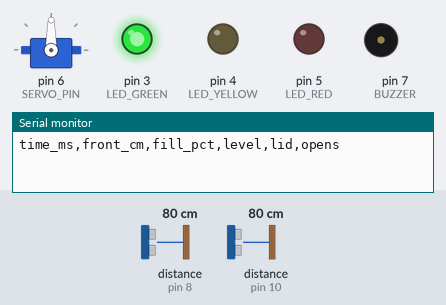
Simulated run of this sketch. Board: Arduino Uno, built with avr-gcc and run on an emulated ATmega328P. Shown: servo, output pins drawn as LEDs (lit = HIGH), buzzer (waves = sounding, pin HIGH), the last lines printed to the serial monitor. Wiring (from diagram.json): 2 × ultrasonic range finder: trigger pin 9, echo pin 8 / trigger pin 11, echo pin 10. The inputs (shaded band) are chosen by the test bench; at power-on: distance to the obstacle (sensors on pin 8, pin 10) 80 cm. The echo pulse lasts 58.3 µs per cm; pins used as bus, display or sensor lines are not drawn.

Above: at 1.2 s.
1.3 s: distance to the obstacle (sensor on pin 8) set to 30 cm
5.4 s: distance to the obstacle (sensor on pin 8) set to 23 cm
At 6.5 s:
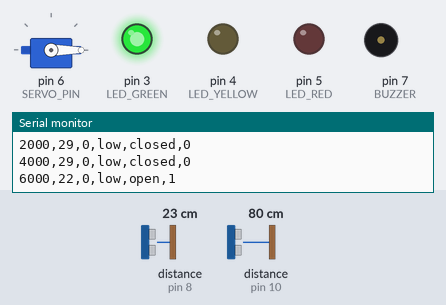
7.0 s: distance to the obstacle (sensor on pin 10) set to 27 cm
10.2 s: distance to the obstacle (sensor on pin 10) set to 23 cm
At 13.9 s:
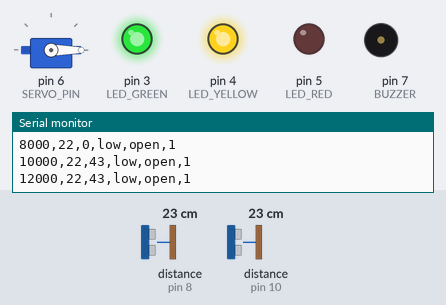
14.3 s: distance to the obstacle (sensor on pin 10) set to 17 cm
18.2 s: distance to the obstacle (sensor on pin 10) set to 14 cm
At 22.4 s:
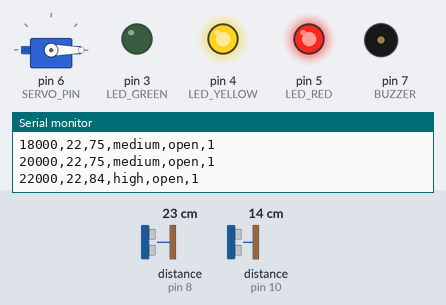
Timing chart, 0 to 23.3 s (numbered marks = the images above; inputs shaded):
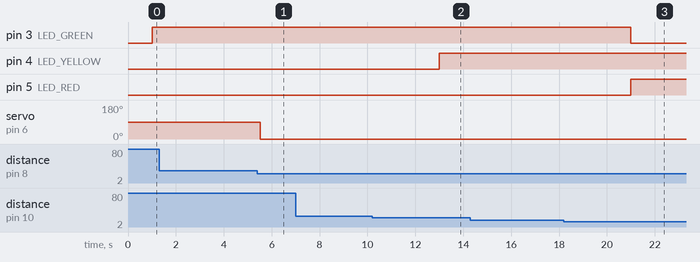

Measured:
- the behaviour switches between 27 and 26 cm on distance to the obstacle (sensor on pin 8) (found by bisection; images 0 and 1)
- the behaviour switches between 26 and 25 cm on distance to the obstacle (sensor on pin 10) (found by bisection; images 1 and 2)
- the behaviour switches between 16 and 15 cm on distance to the obstacle (sensor on pin 10) (found by bisection; images 2 and 3)
- after the input at 5.4 s, servo on pin 6 (SERVO_PIN): 90° → 0° after 0.12 s
- after the input at 10.2 s, pin 4 (LED_YELLOW): LOW → HIGH after 2.8 s
- after the input at 18.2 s, pin 3 (LED_GREEN): HIGH → LOW after 2.8 s; pin 5 (LED_RED): LOW → HIGH after 2.8 s

The sketch:

smart_bin.ino
```cpp
// Smart Bin: a touchless rubbish bin with fill-level monitoring.
//
// - The front ultrasonic sensor sees a hand: the servo opens the lid, and closes it
//   a few seconds after the hand has gone.
// - The inside ultrasonic sensor measures how full the bin is: green / yellow / red LEDs,
//   and when it is full the lid stays closed and the buzzer beeps.
// - Everything is non-blocking (no delay() in the loop), so the bin keeps measuring and
//   reacting while the lid moves.
// - Status is printed on the serial monitor (9600 baud) as CSV for logging.
//
// Wiring: see README.md. Logic (filter, lid, fill level): bin_logic.h, unit-tested on PC.

#include <Servo.h>
#include "bin_logic.h"

// ---------- pins ----------
const uint8_t FRONT_TRIG = 9, FRONT_ECHO = 8;   // hand detection (outside, front)
const uint8_t INSIDE_TRIG = 11, INSIDE_ECHO = 10; // fill level (under the lid, looking down)
const uint8_t SERVO_PIN = 6;
const uint8_t LED_GREEN = 3, LED_YELLOW = 4, LED_RED = 5;
const uint8_t BUZZER = 7;

// ---------- settings (adjust to your bin) ----------
const int HAND_CM = 25;                  // a hand closer than this opens the lid
const uint32_t HOLD_MS = 3000;           // lid stays open this long after the hand leaves
const uint32_t MIN_OPEN_MS = 1500;       // never close sooner than this after opening
const int BIN_EMPTY_CM = 40;             // inside sensor -> bottom of the empty bin
const int BIN_FULL_CM = 8;               // inside sensor -> rubbish when the bin is full
const uint8_t LID_OPEN_ANGLE = 0;        // servo angles for your mounting
const uint8_t LID_CLOSED_ANGLE = 90;
const uint32_t MEASURE_EVERY_MS = 60;    // HC-SR04 needs ~60 ms between pings
const uint32_t FILL_EVERY_MS = 1000;     // the fill level changes slowly
const uint32_t REPORT_EVERY_MS = 2000;

Servo lid;
MedianFilter<5> frontFilter;
MedianFilter<5> insideFilter;
LidController controller(HAND_CM, HOLD_MS, MIN_OPEN_MS);
FillGauge gauge(BIN_EMPTY_CM, BIN_FULL_CM);

uint32_t lastMeasure = 0, lastFill = 0, lastReport = 0, lastBeep = 0;

// One ping. Returns the distance in cm, or -1 if no echo came back in time
// (pulseIn's timeout keeps the loop from freezing for a full second when nothing is in front).
int readDistanceCm(uint8_t trig, uint8_t echo) {
  digitalWrite(trig, LOW);
  delayMicroseconds(2);
  digitalWrite(trig, HIGH);
  delayMicroseconds(10);
  digitalWrite(trig, LOW);
  unsigned long us = pulseIn(echo, HIGH, 25000UL);  // 25 ms ≈ 4 m round trip
  if (us == 0) return -1;
  return (int)(us * 0.0343 / 2);  // speed of sound 343 m/s, there and back
}

void showLevel(FillGauge::Level level) {
  digitalWrite(LED_GREEN, level == FillGauge::LOW_LEVEL || level == FillGauge::MEDIUM_LEVEL);
  digitalWrite(LED_YELLOW, level == FillGauge::MEDIUM_LEVEL || level == FillGauge::HIGH_LEVEL);
  digitalWrite(LED_RED, level == FillGauge::HIGH_LEVEL || level == FillGauge::FULL_LEVEL);
}

void setup() {
  pinMode(FRONT_TRIG, OUTPUT);
  pinMode(FRONT_ECHO, INPUT);
  pinMode(INSIDE_TRIG, OUTPUT);
  pinMode(INSIDE_ECHO, INPUT);
  pinMode(LED_GREEN, OUTPUT);
  pinMode(LED_YELLOW, OUTPUT);
  pinMode(LED_RED, OUTPUT);
  pinMode(BUZZER, OUTPUT);
  lid.attach(SERVO_PIN);
  lid.write(LID_CLOSED_ANGLE);
  Serial.begin(9600);
  Serial.println(F("time_ms,front_cm,fill_pct,level,lid,opens"));
}

void loop() {
  uint32_t now = millis();

  // fill level first: a full bin must not open
  if (now - lastFill >= FILL_EVERY_MS) {
    lastFill = now;
    insideFilter.add(readDistanceCm(INSIDE_TRIG, INSIDE_ECHO));
    showLevel(gauge.update(insideFilter.median()));
  }

  if (now - lastMeasure >= MEASURE_EVERY_MS) {
    lastMeasure = now;
    frontFilter.add(readDistanceCm(FRONT_TRIG, FRONT_ECHO));
    int front = frontFilter.median();
    if (controller.update(front, gauge.full(), now)) {
      lid.write(controller.state() == LidController::OPEN ? LID_OPEN_ANGLE : LID_CLOSED_ANGLE);
    }
    // someone reaches for a full bin: two short beeps, at most every 3 s
    if (gauge.full() && front > 0 && front <= HAND_CM && now - lastBeep > 3000) {
      lastBeep = now;
      tone(BUZZER, 2000, 150);
    }
  }

  if (now - lastReport >= REPORT_EVERY_MS) {
    lastReport = now;
    const char* levels[] = {"low", "medium", "high", "full"};
    Serial.print(now); Serial.print(',');
    Serial.print(frontFilter.median()); Serial.print(',');
    Serial.print(gauge.percent()); Serial.print(',');
    Serial.print(levels[gauge.level()]); Serial.print(',');
    Serial.print(controller.state() == LidController::OPEN ? "open" : "closed"); Serial.print(',');
    Serial.println(controller.opens());
  }
}
```

bin_logic.h
```cpp
// Smart bin logic, written without any Arduino function so it can be unit-tested on a PC.
//
//   MedianFilter    removes the spikes an HC-SR04 sometimes returns (0 cm, 400 cm echoes)
//   LidController   decides when the lid opens and closes (state machine with timers)
//   FillGauge       turns the inside sensor's distance into a fill percentage and level
//
// Time is passed in milliseconds (millis() on the board, a fake clock in the tests).

#pragma once
#include <stdint.h>

// ---------- median of the last N readings ----------
template <uint8_t N>
class MedianFilter {
 public:
  // Add a reading (cm). Readings <= 0 mean "no echo" and are ignored.
  void add(int value) {
    if (value <= 0) return;
    values_[next_] = value;
    next_ = (next_ + 1) % N;
    if (count_ < N) count_++;
  }

  // Median of the stored readings, or -1 before the first valid one.
  int median() const {
    if (count_ == 0) return -1;
    int sorted[N];
    for (uint8_t i = 0; i < count_; i++) sorted[i] = values_[i];
    for (uint8_t i = 1; i < count_; i++) {  // insertion sort: N is tiny
      int v = sorted[i];
      int8_t j = i - 1;
      while (j >= 0 && sorted[j] > v) { sorted[j + 1] = sorted[j]; j--; }
      sorted[j + 1] = v;
    }
    return sorted[count_ / 2];
  }

 private:
  int values_[N] = {0};
  uint8_t next_ = 0;
  uint8_t count_ = 0;
};

// ---------- lid ----------
//
//   CLOSED --hand seen--> OPEN --no hand for holdMs (and open >= minOpenMs)--> CLOSED
//                          ^ a hand seen again while open restarts the hold timer
//
// The lid never opens while the bin is full (it would overflow).
class LidController {
 public:
  enum State : uint8_t { CLOSED, OPEN };

  LidController(int triggerCm, uint32_t holdMs, uint32_t minOpenMs)
      : triggerCm_(triggerCm), holdMs_(holdMs), minOpenMs_(minOpenMs) {}

  // distanceCm: filtered front distance (-1 = nothing seen). Returns true when the state changed.
  bool update(int distanceCm, bool binFull, uint32_t now) {
    bool hand = distanceCm > 0 && distanceCm <= triggerCm_;
    if (hand) lastHand_ = now;
    if (state_ == CLOSED && hand && !binFull) {
      state_ = OPEN;
      openedAt_ = now;
      opens_++;
      return true;
    }
    if (state_ == OPEN && now - lastHand_ >= holdMs_ && now - openedAt_ >= minOpenMs_) {
      state_ = CLOSED;
      return true;
    }
    return false;
  }

  State state() const { return state_; }
  uint32_t opens() const { return opens_; }  // how many times the bin was used

 private:
  int triggerCm_;
  uint32_t holdMs_, minOpenMs_;
  State state_ = CLOSED;
  uint32_t lastHand_ = 0, openedAt_ = 0, opens_ = 0;
};

// ---------- fill level ----------
//
// The inside sensor looks down from the lid: the closer the rubbish, the fuller the bin.
//   emptyCm: distance to the bottom of the empty bin, fullCm: distance when it is full.
// Levels use a 5 % hysteresis so the LED does not flicker around a threshold.
class FillGauge {
 public:
  enum Level : uint8_t { LOW_LEVEL, MEDIUM_LEVEL, HIGH_LEVEL, FULL_LEVEL };

  FillGauge(int emptyCm, int fullCm) : emptyCm_(emptyCm), fullCm_(fullCm) {}

  static int percentFor(int distanceCm, int emptyCm, int fullCm) {
    if (distanceCm < 0) return -1;
    if (distanceCm >= emptyCm) return 0;
    if (distanceCm <= fullCm) return 100;
    return (int)((long)(emptyCm - distanceCm) * 100 / (emptyCm - fullCm));
  }

  // Returns the level after this reading.
  Level update(int distanceCm) {
    int p = percentFor(distanceCm, emptyCm_, fullCm_);
    if (p < 0) return level_;  // no reading: keep the last level
    percent_ = p;
    const int up[] = {50, 80, 95};  // thresholds going up: medium, high, full
    Level target = LOW_LEVEL;
    for (uint8_t i = 0; i < 3; i++) {
      // to go up a level you need the threshold; to stay there, threshold - 5
      int needed = (level_ > i) ? up[i] - 5 : up[i];
      if (p >= needed) target = (Level)(i + 1);
    }
    level_ = target;
    return level_;
  }

  int percent() const { return percent_; }
  Level level() const { return level_; }
  bool full() const { return level_ == FULL_LEVEL; }

 private:
  int emptyCm_, fullCm_;
  int percent_ = 0;
  Level level_ = LOW_LEVEL;
};
```
